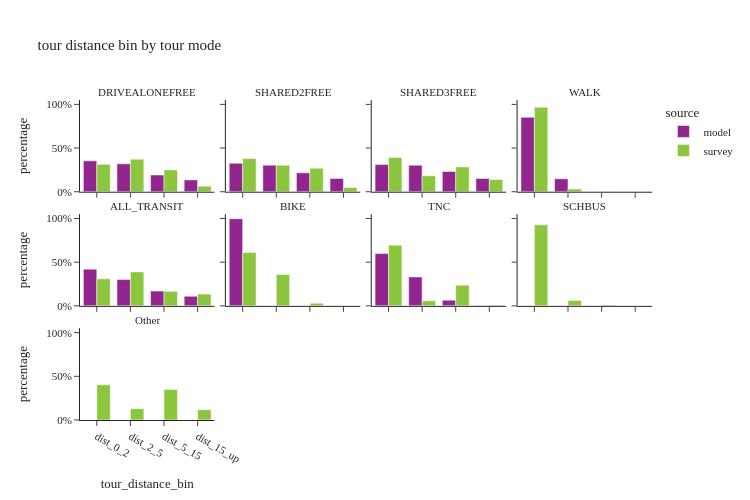

The cell this chart's notebook holds for it:
### Markdown cell above
## non-mantatory tour distance by tour mode

### Code cell
util.plot_share_facetbar(non_m_tour_data, 'tour_weight', share_col="tour_distance_bin", title="tour distance bin by tour mode", 
                            facet_col="tour_mode_transit_agg", facet_col_wrap=4, height=500, orientation='v')

### Figure 1 — Plotly figure (JSON) as saved in the notebook; plotly's stock layout.template omitted (floating-point values rounded to 4 significant figures)
{"data": [{"alignmentgroup": "True", "customdata": [[346307], [312913], [187830], [132891]], "hovertemplate": "source=model<br>tour_mode_transit_agg=DRIVEALONEFREE<br>tour_distance_bin=%{x}<br>percentage=%{y}<br>sample_size=%{customdata[0]}<extra></extra>", "legendgroup": "model", "marker": {"color": "#91268F", "pattern": {"shape": ""}}, "name": "model", "offsetgroup": "model", "orientation": "v", "showlegend": true, "textposition": "auto", "type": "bar", "x": ["dist_0_2", "dist_2_5", "dist_5_15", "dist_15_up"], "xaxis": "x9", "y": [0.3534, 0.3193, 0.1917, 0.1356], "yaxis": "y9"}, {"alignmentgroup": "True", "customdata": [[288345], [269241], [191951], [134441]], "hovertemplate": "source=model<br>tour_mode_transit_agg=SHARED2FREE<br>tour_distance_bin=%{x}<br>percentage=%{y}<br>sample_size=%{customdata[0]}<extra></extra>", "legendgroup": "model", "marker": {"color": "#91268F", "pattern": {"shape": ""}}, "name": "model", "offsetgroup": "model", "orientation": "v", "showlegend": false, "textposition": "auto", "type": "bar", "x": ["dist_0_2", "dist_2_5", "dist_5_15", "dist_15_up"], "xaxis": "x10", "y": [0.3262, 0.3046, 0.2171, 0.1521], "yaxis": "y10"}, {"alignmentgroup": "True", "customdata": [[127202], [124078], [94621], [62346]], "hovertemplate": "source=model<br>tour_mode_transit_agg=SHARED3FREE<br>tour_distance_bin=%{x}<br>percentage=%{y}<br>sample_size=%{customdata[0]}<extra></extra>", "legendgroup": "model", "marker": {"color": "#91268F", "pattern": {"shape": ""}}, "name": "model", "offsetgroup": "model", "orientation": "v", "showlegend": false, "textposition": "auto", "type": "bar", "x": ["dist_0_2", "dist_2_5", "dist_5_15", "dist_15_up"], "xaxis": "x11", "y": [0.3116, 0.3039, 0.2318, 0.1527], "yaxis": "y11"}, {"alignmentgroup": "True", "customdata": [[321826], [55868], [2]], "hovertemplate": "source=model<br>tour_mode_transit_agg=WALK<br>tour_distance_bin=%{x}<br>percentage=%{y}<br>sample_size=%{customdata[0]}<extra></extra>", "legendgroup": "model", "marker": {"color": "#91268F", "pattern": {"shape": ""}}, "name": "model", "offsetgroup": "model", "orientation": "v", "showlegend": false, "textposition": "auto", "type": "bar", "x": ["dist_0_2", "dist_2_5", "dist_5_15"], "xaxis": "x12", "y": [0.8521, 0.1479, 5.295e-06], "yaxis": "y12"}, {"alignmentgroup": "True", "customdata": [[15662], [11238], [6300], [4084]], "hovertemplate": "source=model<br>tour_mode_transit_agg=ALL_TRANSIT<br>tour_distance_bin=%{x}<br>percentage=%{y}<br>sample_size=%{customdata[0]}<extra></extra>", "legendgroup": "model", "marker": {"color": "#91268F", "pattern": {"shape": ""}}, "name": "model", "offsetgroup": "model", "orientation": "v", "showlegend": false, "textposition": "auto", "type": "bar", "x": ["dist_0_2", "dist_2_5", "dist_5_15", "dist_15_up"], "xaxis": "x5", "y": [0.4201, 0.3014, 0.169, 0.1095], "yaxis": "y5"}, {"alignmentgroup": "True", "customdata": [[6799], [16]], "hovertemplate": "source=model<br>tour_mode_transit_agg=BIKE<br>tour_distance_bin=%{x}<br>percentage=%{y}<br>sample_size=%{customdata[0]}<extra></extra>", "legendgroup": "model", "marker": {"color": "#91268F", "pattern": {"shape": ""}}, "name": "model", "offsetgroup": "model", "orientation": "v", "showlegend": false, "textposition": "auto", "type": "bar", "x": ["dist_0_2", "dist_2_5"], "xaxis": "x6", "y": [0.9977, 0.002348], "yaxis": "y6"}, {"alignmentgroup": "True", "customdata": [[15156], [8374], [1647], [133]], "hovertemplate": "source=model<br>tour_mode_transit_agg=TNC<br>tour_distance_bin=%{x}<br>percentage=%{y}<br>sample_size=%{customdata[0]}<extra></extra>", "legendgroup": "model", "marker": {"color": "#91268F", "pattern": {"shape": ""}}, "name": "model", "offsetgroup": "model", "orientation": "v", "showlegend": false, "textposition": "auto", "type": "bar", "x": ["dist_0_2", "dist_2_5", "dist_5_15", "dist_15_up"], "xaxis": "x7", "y": [0.5988, 0.3309, 0.06507, 0.005255], "yaxis": "y7"}, {"alignmentgroup": "True", "customdata": [[755], [763], [616], [160]], "hovertemplate": "source=survey<br>tour_mode_transit_agg=DRIVEALONEFREE<br>tour_distance_bin=%{x}<br>percentage=%{y}<br>sample_size=%{customdata[0]}<extra></extra>", "legendgroup": "survey", "marker": {"color": "#8CC63E", "pattern": {"shape": ""}}, "name": "survey", "offsetgroup": "survey", "orientation": "v", "showlegend": true, "textposition": "auto", "type": "bar", "x": ["dist_0_2", "dist_2_5", "dist_5_15", "dist_15_up"], "xaxis": "x9", "y": [0.3137, 0.3729, 0.2498, 0.0635], "yaxis": "y9"}, {"alignmentgroup": "True", "customdata": [[398], [364], [271], [91]], "hovertemplate": "source=survey<br>tour_mode_transit_agg=SHARED2FREE<br>tour_distance_bin=%{x}<br>percentage=%{y}<br>sample_size=%{customdata[0]}<extra></extra>", "legendgroup": "survey", "marker": {"color": "#8CC63E", "pattern": {"shape": ""}}, "name": "survey", "offsetgroup": "survey", "orientation": "v", "showlegend": false, "textposition": "auto", "type": "bar", "x": ["dist_0_2", "dist_2_5", "dist_5_15", "dist_15_up"], "xaxis": "x10", "y": [0.3805, 0.3031, 0.2688, 0.04754], "yaxis": "y10"}, {"alignmentgroup": "True", "customdata": [[166], [137], [126], [43]], "hovertemplate": "source=survey<br>tour_mode_transit_agg=SHARED3FREE<br>tour_distance_bin=%{x}<br>percentage=%{y}<br>sample_size=%{customdata[0]}<extra></extra>", "legendgroup": "survey", "marker": {"color": "#8CC63E", "pattern": {"shape": ""}}, "name": "survey", "offsetgroup": "survey", "orientation": "v", "showlegend": false, "textposition": "auto", "type": "bar", "x": ["dist_0_2", "dist_2_5", "dist_5_15", "dist_15_up"], "xaxis": "x11", "y": [0.3932, 0.1825, 0.284, 0.1402], "yaxis": "y11"}, {"alignmentgroup": "True", "customdata": [[1740], [74], [5]], "hovertemplate": "source=survey<br>tour_mode_transit_agg=WALK<br>tour_distance_bin=%{x}<br>percentage=%{y}<br>sample_size=%{customdata[0]}<extra></extra>", "legendgroup": "survey", "marker": {"color": "#8CC63E", "pattern": {"shape": ""}}, "name": "survey", "offsetgroup": "survey", "orientation": "v", "showlegend": false, "textposition": "auto", "type": "bar", "x": ["dist_0_2", "dist_2_5", "dist_5_15"], "xaxis": "x12", "y": [0.9671, 0.03132, 0.001567], "yaxis": "y12"}, {"alignmentgroup": "True", "customdata": [[146], [120], [88], [27]], "hovertemplate": "source=survey<br>tour_mode_transit_agg=ALL_TRANSIT<br>tour_distance_bin=%{x}<br>percentage=%{y}<br>sample_size=%{customdata[0]}<extra></extra>", "legendgroup": "survey", "marker": {"color": "#8CC63E", "pattern": {"shape": ""}}, "name": "survey", "offsetgroup": "survey", "orientation": "v", "showlegend": false, "textposition": "auto", "type": "bar", "x": ["dist_0_2", "dist_2_5", "dist_5_15", "dist_15_up"], "xaxis": "x5", "y": [0.3099, 0.3889, 0.1666, 0.1346], "yaxis": "y5"}, {"alignmentgroup": "True", "customdata": [[118], [44], [15]], "hovertemplate": "source=survey<br>tour_mode_transit_agg=BIKE<br>tour_distance_bin=%{x}<br>percentage=%{y}<br>sample_size=%{customdata[0]}<extra></extra>", "legendgroup": "survey", "marker": {"color": "#8CC63E", "pattern": {"shape": ""}}, "name": "survey", "offsetgroup": "survey", "orientation": "v", "showlegend": false, "textposition": "auto", "type": "bar", "x": ["dist_0_2", "dist_2_5", "dist_5_15"], "xaxis": "x6", "y": [0.6111, 0.3586, 0.03033], "yaxis": "y6"}, {"alignmentgroup": "True", "customdata": [[17], [10], [11], [2]], "hovertemplate": "source=survey<br>tour_mode_transit_agg=TNC<br>tour_distance_bin=%{x}<br>percentage=%{y}<br>sample_size=%{customdata[0]}<extra></extra>", "legendgroup": "survey", "marker": {"color": "#8CC63E", "pattern": {"shape": ""}}, "name": "survey", "offsetgroup": "survey", "orientation": "v", "showlegend": false, "textposition": "auto", "type": "bar", "x": ["dist_0_2", "dist_2_5", "dist_5_15", "dist_15_up"], "xaxis": "x7", "y": [0.6953, 0.05878, 0.2374, 0.008557], "yaxis": "y7"}, {"alignmentgroup": "True", "customdata": [[3], [5], [1]], "hovertemplate": "source=survey<br>tour_mode_transit_agg=SCHBUS<br>tour_distance_bin=%{x}<br>percentage=%{y}<br>sample_size=%{customdata[0]}<extra></extra>", "legendgroup": "survey", "marker": {"color": "#8CC63E", "pattern": {"shape": ""}}, "name": "survey", "offsetgroup": "survey", "orientation": "v", "showlegend": false, "textposition": "auto", "type": "bar", "x": ["dist_0_2", "dist_2_5", "dist_5_15"], "xaxis": "x8", "y": [0.9274, 0.06167, 0.01094], "yaxis": "y8"}, {"alignmentgroup": "True", "customdata": [[40], [11], [12], [7]], "hovertemplate": "source=survey<br>tour_mode_transit_agg=Other<br>tour_distance_bin=%{x}<br>percentage=%{y}<br>sample_size=%{customdata[0]}<extra></extra>", "legendgroup": "survey", "marker": {"color": "#8CC63E", "pattern": {"shape": ""}}, "name": "survey", "offsetgroup": "survey", "orientation": "v", "showlegend": false, "textposition": "auto", "type": "bar", "x": ["dist_0_2", "dist_2_5", "dist_5_15", "dist_15_up"], "xaxis": "x", "y": [0.4035, 0.1297, 0.3488, 0.118], "yaxis": "y"}], "layout": {"annotations": [{"font": {}, "showarrow": false, "text": "Other", "x": 0.1175, "xanchor": "center", "xref": "paper", "y": 0.2867, "yanchor": "bottom", "yref": "paper"}, {"font": {}, "showarrow": false, "text": "ALL_TRANSIT", "x": 0.1175, "xanchor": "center", "xref": "paper", "y": 0.6433, "yanchor": "bottom", "yref": "paper"}, {"font": {}, "showarrow": false, "text": "BIKE", "x": 0.3725, "xanchor": "center", "xref": "paper", "y": 0.6433, "yanchor": "bottom", "yref": "paper"}, {"font": {}, "showarrow": false, "text": "TNC", "x": 0.6275, "xanchor": "center", "xref": "paper", "y": 0.6433, "yanchor": "bottom", "yref": "paper"}, {"font": {}, "showarrow": false, "text": "SCHBUS", "x": 0.8825, "xanchor": "center", "xref": "paper", "y": 0.6433, "yanchor": "bottom", "yref": "paper"}, {"font": {}, "showarrow": false, "text": "DRIVEALONEFREE", "x": 0.1175, "xanchor": "center", "xref": "paper", "y": 1.0, "yanchor": "bottom", "yref": "paper"}, {"font": {}, "showarrow": false, "text": "SHARED2FREE", "x": 0.3725, "xanchor": "center", "xref": "paper", "y": 1.0, "yanchor": "bottom", "yref": "paper"}, {"font": {}, "showarrow": false, "text": "SHARED3FREE", "x": 0.6275, "xanchor": "center", "xref": "paper", "y": 1.0, "yanchor": "bottom", "yref": "paper"}, {"font": {}, "showarrow": false, "text": "WALK", "x": 0.8825, "xanchor": "center", "xref": "paper", "y": 1.0, "yanchor": "bottom", "yref": "paper"}], "barmode": "group", "height": 500, "legend": {"title": {"text": "source"}, "tracegroupgap": 0}, "title": {"text": "tour distance bin by tour mode"}, "width": 750, "xaxis": {"anchor": "y", "domain": [0.0, 0.235], "title": {"text": "tour_distance_bin"}}, "xaxis10": {"anchor": "y10", "domain": [0.255, 0.49], "matches": "x", "showticklabels": false}, "xaxis11": {"anchor": "y11", "domain": [0.51, 0.745], "matches": "x", "showticklabels": false}, "xaxis12": {"anchor": "y12", "domain": [0.765, 1.0], "matches": "x", "showticklabels": false}, "xaxis2": {"anchor": "y2", "domain": [0.255, 0.49], "matches": "x", "title": {"text": "tour_distance_bin"}}, "xaxis3": {"anchor": "y3", "domain": [0.51, 0.745], "matches": "x", "title": {"text": "tour_distance_bin"}}, "xaxis4": {"anchor": "y4", "domain": [0.765, 1.0], "matches": "x", "title": {"text": "tour_distance_bin"}}, "xaxis5": {"anchor": "y5", "domain": [0.0, 0.235], "matches": "x", "showticklabels": false}, "xaxis6": {"anchor": "y6", "domain": [0.255, 0.49], "matches": "x", "showticklabels": false}, "xaxis7": {"anchor": "y7", "domain": [0.51, 0.745], "matches": "x", "showticklabels": false}, "xaxis8": {"anchor": "y8", "domain": [0.765, 1.0], "matches": "x", "showticklabels": false}, "xaxis9": {"anchor": "y9", "domain": [0.0, 0.235], "matches": "x", "showticklabels": false}, "yaxis": {"anchor": "x", "domain": [0.0, 0.2867], "tickformat": ".0%", "title": {"text": "percentage"}}, "yaxis10": {"anchor": "x10", "domain": [0.7133, 1.0], "matches": "y", "showticklabels": false, "tickformat": ".0%"}, "yaxis11": {"anchor": "x11", "domain": [0.7133, 1.0], "matches": "y", "showticklabels": false, "tickformat": ".0%"}, "yaxis12": {"anchor": "x12", "domain": [0.7133, 1.0], "matches": "y", "showticklabels": false, "tickformat": ".0%"}, "yaxis2": {"anchor": "x2", "domain": [0.0, 0.2867], "matches": "y", "showticklabels": false, "tickformat": ".0%"}, "yaxis3": {"anchor": "x3", "domain": [0.0, 0.2867], "matches": "y", "showticklabels": false, "tickformat": ".0%"}, "yaxis4": {"anchor": "x4", "domain": [0.0, 0.2867], "matches": "y", "showticklabels": false, "tickformat": ".0%"}, "yaxis5": {"anchor": "x5", "domain": [0.3567, 0.6433], "matches": "y", "tickformat": ".0%", "title": {"text": "percentage"}}, "yaxis6": {"anchor": "x6", "domain": [0.3567, 0.6433], "matches": "y", "showticklabels": false, "tickformat": ".0%"}, "yaxis7": {"anchor": "x7", "domain": [0.3567, 0.6433], "matches": "y", "showticklabels": false, "tickformat": ".0%"}, "yaxis8": {"anchor": "x8", "domain": [0.3567, 0.6433], "matches": "y", "showticklabels": false, "tickformat": ".0%"}, "yaxis9": {"anchor": "x9", "domain": [0.7133, 1.0], "matches": "y", "tickformat": ".0%", "title": {"text": "percentage"}}}}
